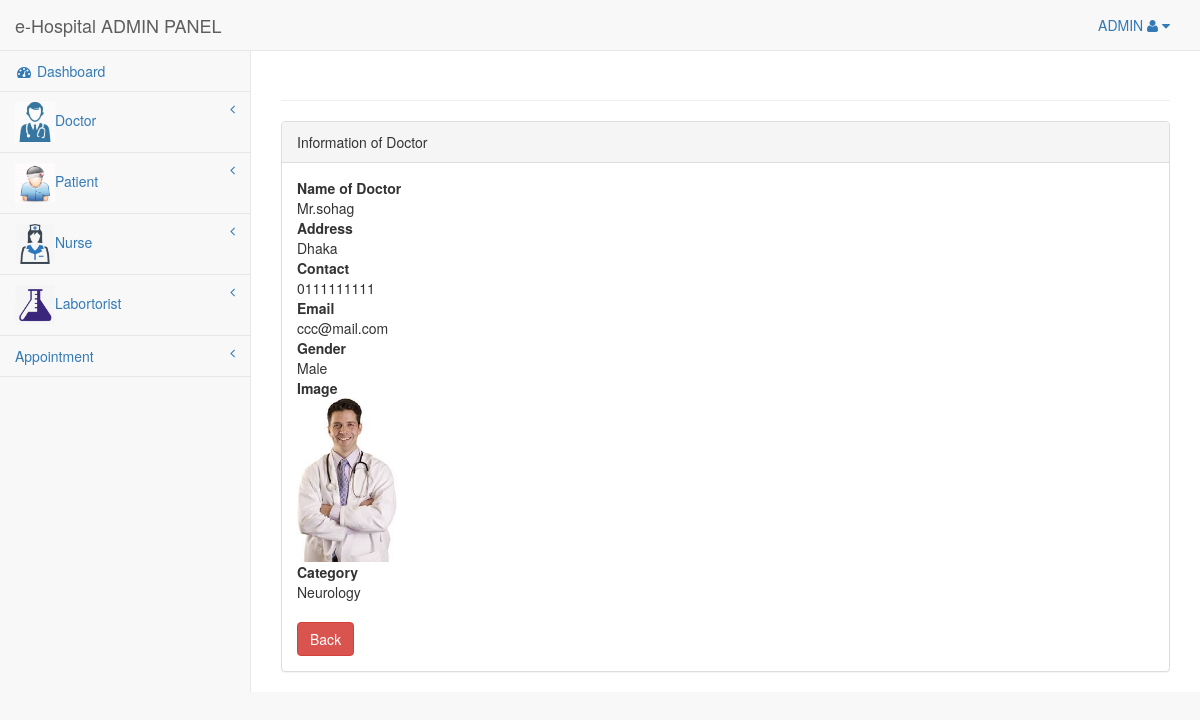
The page /view/admin/doctor/view.php?id=2147483647 (signed in) on the database its author committed.
### tables this page shows
CREATE TABLE IF NOT EXISTS `doctor` (
  `id` int(11) NOT NULL AUTO_INCREMENT,
  `name` varchar(255) NOT NULL,
  `address` varchar(255) NOT NULL,
  `contact` varchar(255) NOT NULL,
  `email` varchar(255) NOT NULL,
  `gender` varchar(255) NOT NULL,
  `image` varchar(255) NOT NULL,
  `category` varchar(255) NOT NULL,
  `unique_id` int(11) NOT NULL,
  `created_at` timestamp NOT NULL DEFAULT CURRENT_TIMESTAMP ON UPDATE CURRENT_TIMESTAMP,
  `modified_at` timestamp NOT NULL DEFAULT '0000-00-00 00:00:00',
  `deleted_at` datetime NOT NULL,
  PRIMARY KEY (`id`)
);

### src/admin/Helper/Connection.php (called while the page is built, shortened)
<?php
class Connection
{
    private $user = 'root';
    private $pass = '';
    public function __construct(){
        try {
            $this->con=new PDO('mysql:host=localhost;dbname=hospital',$this->user, $this->pass);
        } catch (PDOException $e) {
            print "Error!: " . $e->getMessage() . "<br/>";
            die();
        }
    }
}

### src/admin/Doctor/Doctor.php (called while the page is built, shortened)
<?php
class Doctor extends Connection
{
    public function view($id)
    {
        try {
            $stmt = $this->con->prepare("SELECT * FROM `doctor` WHERE unique_id = :dd");
            $stmt->bindValue(':dd', $id, PDO::PARAM_INT);
            $stmt->execute();
            return $stmt->fetch(PDO::FETCH_ASSOC);
        } catch (PDOException $e) {
            print "Error!: " . $e->getMessage() . "<br/>";
            die();
        }
    }
}

### view/admin/doctor/view.php (the view, shortened to what this page needs)
<?php
include_once '../include/header.php';
$doctor = new \App\admin\Doctor\Doctor();
$doctor = $doctor->view($_GET['id']);
?>
    <div id="page-wrapper" style="min-height: 349px;">
        <div class="row">
            <div class="col-lg-12">
                <h1 class="page-header"></h1>
            </div>
        </div>
        <div class="row">
            <div class="col-lg-12">
                <div class="panel panel-default">
                    <div class="panel-heading">
                        Information of Doctor
                    </div>
                    <div class="panel-body">
                        <dl>
                            <dt>Name of Doctor</dt>
                            <dd> <?php echo $doctor['name']?> </dd>
                            <dt>Address</dt>
                            <dd><?php echo  $doctor['address']?></dd>
                            <dt>Contact</dt>
                            <dd><?php echo  $doctor['contact']?></dd>
                            <dt>Email</dt>
                            <dd><?php echo  $doctor['email']?></dd>
                            <dt>Gender</dt>
                            <dd><?php echo $doctor['gender']?></dd>
                            <dt>Image</dt>
                            <dd><img  class="img-responsive" width="100" src="view/admin/doctor/uploads/<?php echo $doctor['image']?>"</dd>
                            <dt>Category</dt>
                            <dd><?php echo $doctor['category']?></dd>
                        </dl>
                        <a href="view/admin/doctor/index.php" class="btn btn-danger" class="btn btn-default">Back
                        </a>
                    </div>
            </div>
        </div>
    </div>
    </div>
<?php
include_once '../include/footer.php';
?>

### rows shown on the page
doctor: name "Mr.sohag", address "Dhaka", contact "0111111111", email "ccc@mail.com", gender "Male", image (picture), category "Neurology"
